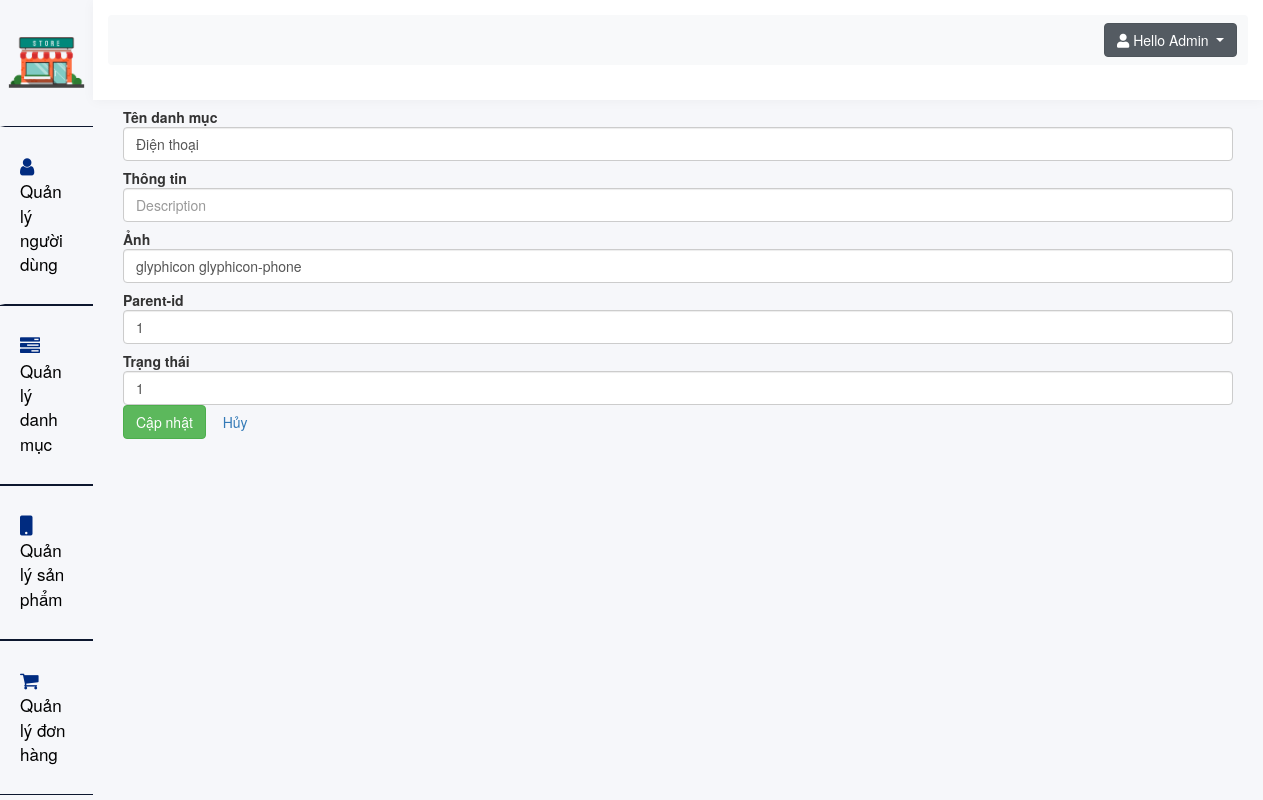
/admin/update-category.php?id=1, run on the app's committed database.
### tables this page shows
CREATE TABLE `categories` (
  `id` int(11) NOT NULL,
  `name` varchar(255) NOT NULL,
  `description` text NOT NULL,
  `thumbnail` varchar(255) NOT NULL,
  `parent_id` int(11) NOT NULL,
  `status` tinyint(1) NOT NULL
);

### admin/update-category.php (the view, shortened to what this page needs)
<?php
$id = null;
if ( !empty($_GET['id'])) {
	$id = $_REQUEST['id'];
}
if ($_SERVER["REQUEST_METHOD"] == "POST") {
	$name = $_POST['name'];
	$description = $_POST['description'];
	$parent_id = $_POST['parent_id'];
	$status = $_POST['status'];
	$thumbnail = '';
	$conn = Database::connect();
	$sql = "UPDATE `categories` SET `name`='$name',`description`='$description',`thumbnail`='',`parent_id`='$parent_id',`status`='$status' WHERE id=$id";
	$conn->query($sql);
	Database::disconnect();
	header("Location: category-index.php");
} else {
	$conn = Database::connect();
   	$sql = "SELECT * FROM categories WHERE id = $id";
	$results = mysqli_query($conn, $sql);
	if ($results->num_rows > 0) {
		$data = $results->fetch_array();
	}
}
?>
<?php  include_once'blocks/s.php'?>
<?php include_once'blocks/h.php' ?>
            <div class="information">
                <div>
                	<div class="info container">
					<form class="form-horizontal" action="update-category.php?id=<?php echo $data['id']?>" method="post">
						<div class="control-group">
							<label class="control-label">Tên danh mục</label>
							<div class="controls">
								<input class="form-control" name="name" type="text"  placeholder="Name" value="<?php echo $data['name'];?>">
							</div>
						</div>
						<div class="control-group">
							<label class="control-label">Thông tin</label>
							<div class="controls">
								<input class="form-control" name="description" type="text" placeholder="Description" value="<?php echo $data['description'];?>">
							</div>
						</div>
						<div class="control-group">
							<label class="control-label">Ảnh</label>
							<div class="controls">
								<input  class="form-control" name="thumbnail" type="text" placeholder="Thumbnail" value="<?php echo $data['thumbnail'];?>">
							</div>
						</div>
						<div class="control-group">
							<label class="control-label">Parent-id</label>
							<div class="controls">
								<input class="form-control" name="parent_id" type="text" placeholder="parent-id" value="<?php echo $data['parent_id'];?>">
							</div>
						</div>
						<div class="control-group">
							<label class="control-label">Trạng thái</label>
							<div class="controls">
								<input class="form-control" name="status" type="text" placeholder="status" value="<?php echo $data['status'];?>">
							</div>
						</div>
						<div class="form-actions">
							<button type="submit" class="btn btn-success">Cập nhật</button>
							<a class="btn" href="category-index.php">Hủy</a>
						</div>
					</form>
                	</div>
                    </div>
                </div>
            </div>
        </div>
    </div>
</body>
</html>

### admin/blocks/s.php (style rules this page uses)
a:focus,a:hover,a { outline:none; text-decoration: none; }
.home { background: #f6f7fa; }

### data on the page
categories: name "Điện thoại", thumbnail "glyphicon glyphicon-phone", parent_id "1", status "1"
